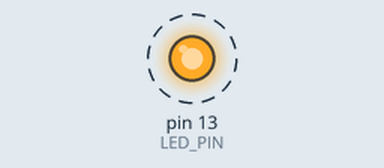
A sketch run on a simulated Arduino Uno, built with avr-gcc and run on an emulated ATmega328P. Parts: output pins drawn as LEDs (lit = HIGH). Dashed ring = blinking. What the sketch prints to the serial monitor is not drawn.

Above: at 0.2 s.
Timing chart, 0 to 3.0 s (numbered marks = the images above):
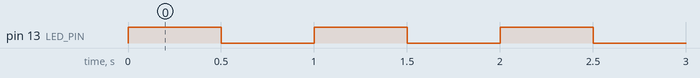

The sketch:

transmission.ino
```cpp
// Arduino入門編㉖ UART通信について！
// https://burariweb.info
// LED点灯テスト①(送信側スケッチ)

const int LED_PIN = 13;

void setup(){

  Serial.begin(9600);          // シリアル通信の開始(ボーレート9600bps)
  pinMode(LED_PIN, OUTPUT);

}

void loop(){

  digitalWrite(LED_PIN, HIGH);
  Serial.write(1);              // "1"を送信
  delay(500);

  digitalWrite(LED_PIN, LOW);
  Serial.write(0);              // "0"を送信
  delay(500);

}
```

Measured:
- by itself, pin 13 (LED_PIN): alternates HIGH for 0.50 s and LOW for 0.50 s
